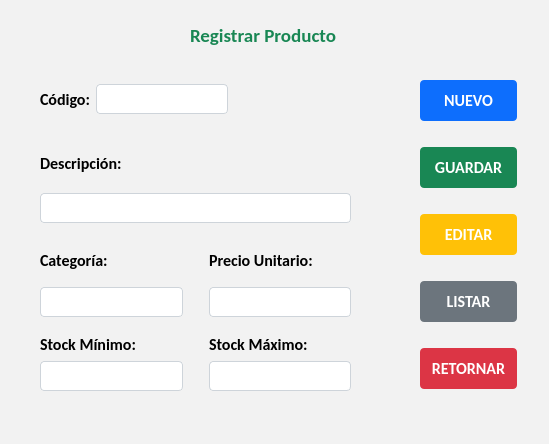
<?xml version="1.0" encoding="UTF-8"?>
<ui version="4.0">
 <class>MainWindow</class>
 <widget class="QMainWindow" name="MainWindow">
  <property name="geometry">
   <rect>
    <x>0</x>
    <y>0</y>
    <width>549</width>
    <height>444</height>
   </rect>
  </property>
  <property name="windowTitle">
   <string>MainWindow</string>
  </property>
  <property name="styleSheet">
   <string notr="true">background-color: #f2f2f2;</string>
  </property>
  <widget class="QWidget" name="centralwidget">
   <widget class="QLabel" name="label_7">
    <property name="geometry">
     <rect>
      <x>190</x>
      <y>20</y>
      <width>161</width>
      <height>31</height>
     </rect>
    </property>
    <property name="font">
     <font>
      <family>Calibri</family>
      <pointsize>14</pointsize>
      <weight>75</weight>
      <bold>true</bold>
     </font>
    </property>
    <property name="styleSheet">
     <string notr="true">color: #198754;</string>
    </property>
    <property name="text">
     <string>Registrar Producto</string>
    </property>
   </widget>
   <widget class="QWidget" name="layoutWidget">
    <property name="geometry">
     <rect>
      <x>420</x>
      <y>60</y>
      <width>97</width>
      <height>351</height>
     </rect>
    </property>
    <layout class="QVBoxLayout" name="verticalLayout">
     <item>
      <widget class="QPushButton" name="pushButton">
       <property name="font">
        <font>
         <family>Calibri</family>
         <pointsize>12</pointsize>
         <weight>75</weight>
         <bold>true</bold>
        </font>
       </property>
       <property name="styleSheet">
        <string notr="true">background-color: rgb(13, 110, 253);
border-radius: 4px;
color: #ffffff;
padding: 10px;</string>
       </property>
       <property name="text">
        <string>NUEVO</string>
       </property>
      </widget>
     </item>
     <item>
      <widget class="QPushButton" name="pushButton_2">
       <property name="font">
        <font>
         <family>Calibri</family>
         <pointsize>12</pointsize>
         <weight>75</weight>
         <bold>true</bold>
        </font>
       </property>
       <property name="styleSheet">
        <string notr="true">background-color: #198754;
border-radius: 4px;
color: #fff;
padding: 10px;</string>
       </property>
       <property name="text">
        <string>GUARDAR</string>
       </property>
      </widget>
     </item>
     <item>
      <widget class="QPushButton" name="pushButton_3">
       <property name="font">
        <font>
         <family>Calibri</family>
         <pointsize>12</pointsize>
         <weight>75</weight>
         <bold>true</bold>
        </font>
       </property>
       <property name="styleSheet">
        <string notr="true">background-color: #ffc107;
border-radius: 4px;
color: #ffffff;
padding: 10px;</string>
       </property>
       <property name="text">
        <string>EDITAR</string>
       </property>
      </widget>
     </item>
     <item>
      <widget class="QPushButton" name="pushButton_4">
       <property name="font">
        <font>
         <family>Calibri</family>
         <pointsize>12</pointsize>
         <weight>75</weight>
         <bold>true</bold>
        </font>
       </property>
       <property name="styleSheet">
        <string notr="true">background-color: #6c757d;
border-radius: 4px;
color: #ffffff;
padding: 10px;</string>
       </property>
       <property name="text">
        <string>LISTAR</string>
       </property>
      </widget>
     </item>
     <item>
      <widget class="QPushButton" name="pushButton_5">
       <property name="font">
        <font>
         <family>Calibri</family>
         <pointsize>12</pointsize>
         <weight>75</weight>
         <bold>true</bold>
        </font>
       </property>
       <property name="styleSheet">
        <string notr="true">background-color: #dc3545;
border-radius: 4px;
color: #ffffff;
padding: 10px;</string>
       </property>
       <property name="text">
        <string>RETORNAR</string>
       </property>
      </widget>
     </item>
    </layout>
   </widget>
   <widget class="QWidget" name="layoutWidget">
    <property name="geometry">
     <rect>
      <x>40</x>
      <y>250</y>
      <width>311</width>
      <height>141</height>
     </rect>
    </property>
    <layout class="QGridLayout" name="gridLayout">
     <item row="0" column="0">
      <widget class="QLabel" name="label_8">
       <property name="font">
        <font>
         <family>Calibri</family>
         <pointsize>12</pointsize>
         <weight>75</weight>
         <bold>true</bold>
        </font>
       </property>
       <property name="text">
        <string>Categoría:</string>
       </property>
      </widget>
     </item>
     <item row="3" column="2">
      <widget class="QLineEdit" name="lineEdit_6">
       <property name="styleSheet">
        <string notr="true">background-color: rgb(255, 255, 255);
border-radius: 4px;
padding: 6px;
border: 1px solid #ced4da;</string>
       </property>
      </widget>
     </item>
     <item row="2" column="0">
      <widget class="QLabel" name="label_5">
       <property name="font">
        <font>
         <family>Calibri</family>
         <pointsize>12</pointsize>
         <weight>75</weight>
         <bold>true</bold>
        </font>
       </property>
       <property name="text">
        <string>Stock Mínimo:</string>
       </property>
      </widget>
     </item>
     <item row="2" column="2">
      <widget class="QLabel" name="label_6">
       <property name="font">
        <font>
         <family>Calibri</family>
         <pointsize>12</pointsize>
         <weight>75</weight>
         <bold>true</bold>
        </font>
       </property>
       <property name="text">
        <string>Stock Máximo:</string>
       </property>
      </widget>
     </item>
     <item row="1" column="2">
      <widget class="QLineEdit" name="lineEdit_4">
       <property name="styleSheet">
        <string notr="true">background-color: rgb(255, 255, 255);
border-radius: 4px;
padding: 6px;
border: 1px solid #ced4da;</string>
       </property>
      </widget>
     </item>
     <item row="3" column="0">
      <widget class="QLineEdit" name="lineEdit_5">
       <property name="styleSheet">
        <string notr="true">background-color: rgb(255, 255, 255);
border-radius: 4px;
padding: 6px;
border: 1px solid #ced4da;</string>
       </property>
      </widget>
     </item>
     <item row="0" column="2">
      <widget class="QLabel" name="label_9">
       <property name="font">
        <font>
         <family>Calibri</family>
         <pointsize>12</pointsize>
         <weight>75</weight>
         <bold>true</bold>
        </font>
       </property>
       <property name="text">
        <string>Precio Unitario:</string>
       </property>
      </widget>
     </item>
     <item row="1" column="0">
      <widget class="QLineEdit" name="lineEdit_3">
       <property name="styleSheet">
        <string notr="true">background-color: rgb(255, 255, 255);
border-radius: 4px;
padding: 6px;
border: 1px solid #ced4da;
</string>
       </property>
      </widget>
     </item>
     <item row="1" column="1">
      <spacer name="verticalSpacer">
       <property name="orientation">
        <enum>Qt::Vertical</enum>
       </property>
       <property name="sizeHint" stdset="0">
        <size>
         <width>20</width>
         <height>40</height>
        </size>
       </property>
      </spacer>
     </item>
    </layout>
   </widget>
   <widget class="QWidget" name="layoutWidget">
    <property name="geometry">
     <rect>
      <x>40</x>
      <y>140</y>
      <width>311</width>
      <height>83</height>
     </rect>
    </property>
    <layout class="QVBoxLayout" name="verticalLayout_2">
     <item>
      <widget class="QLabel" name="label_2">
       <property name="font">
        <font>
         <family>Calibri</family>
         <pointsize>12</pointsize>
         <weight>75</weight>
         <bold>true</bold>
        </font>
       </property>
       <property name="text">
        <string>Descripción:</string>
       </property>
      </widget>
     </item>
     <item>
      <widget class="QLineEdit" name="lineEdit_2">
       <property name="styleSheet">
        <string notr="true">background-color: rgb(255, 255, 255);
border-radius: 4px;
padding: 6px;
border: 1px solid #ced4da;</string>
       </property>
      </widget>
     </item>
    </layout>
   </widget>
   <widget class="QWidget" name="layoutWidget">
    <property name="geometry">
     <rect>
      <x>40</x>
      <y>80</y>
      <width>188</width>
      <height>38</height>
     </rect>
    </property>
    <layout class="QHBoxLayout" name="horizontalLayout">
     <item>
      <widget class="QLabel" name="label">
       <property name="font">
        <font>
         <family>Calibri</family>
         <pointsize>12</pointsize>
         <weight>75</weight>
         <bold>true</bold>
        </font>
       </property>
       <property name="text">
        <string>Código:</string>
       </property>
      </widget>
     </item>
     <item>
      <widget class="QLineEdit" name="lineEdit">
       <property name="styleSheet">
        <string notr="true">background-color: rgb(255, 255, 255);
border-radius: 4px;
padding: 6px;
border: 1px solid #ced4da;</string>
       </property>
      </widget>
     </item>
    </layout>
   </widget>
  </widget>
  <widget class="QStatusBar" name="statusbar"/>
 </widget>
 <resources/>
 <connections/>
</ui>
